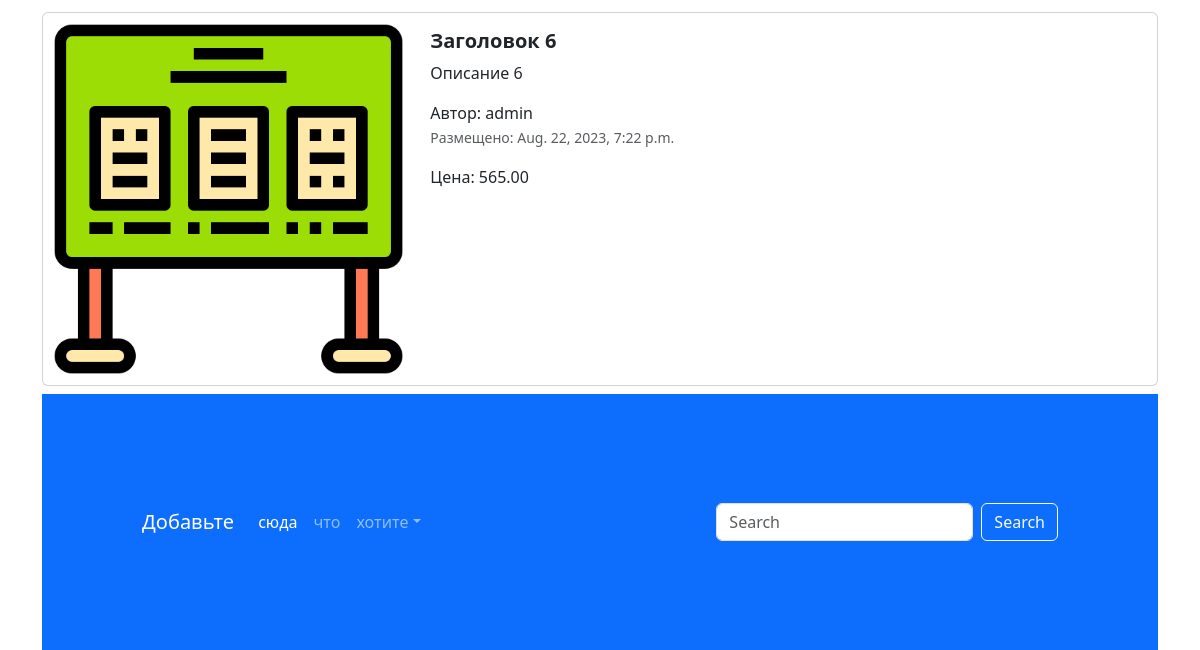
Before: / (lower part) with the older database file.
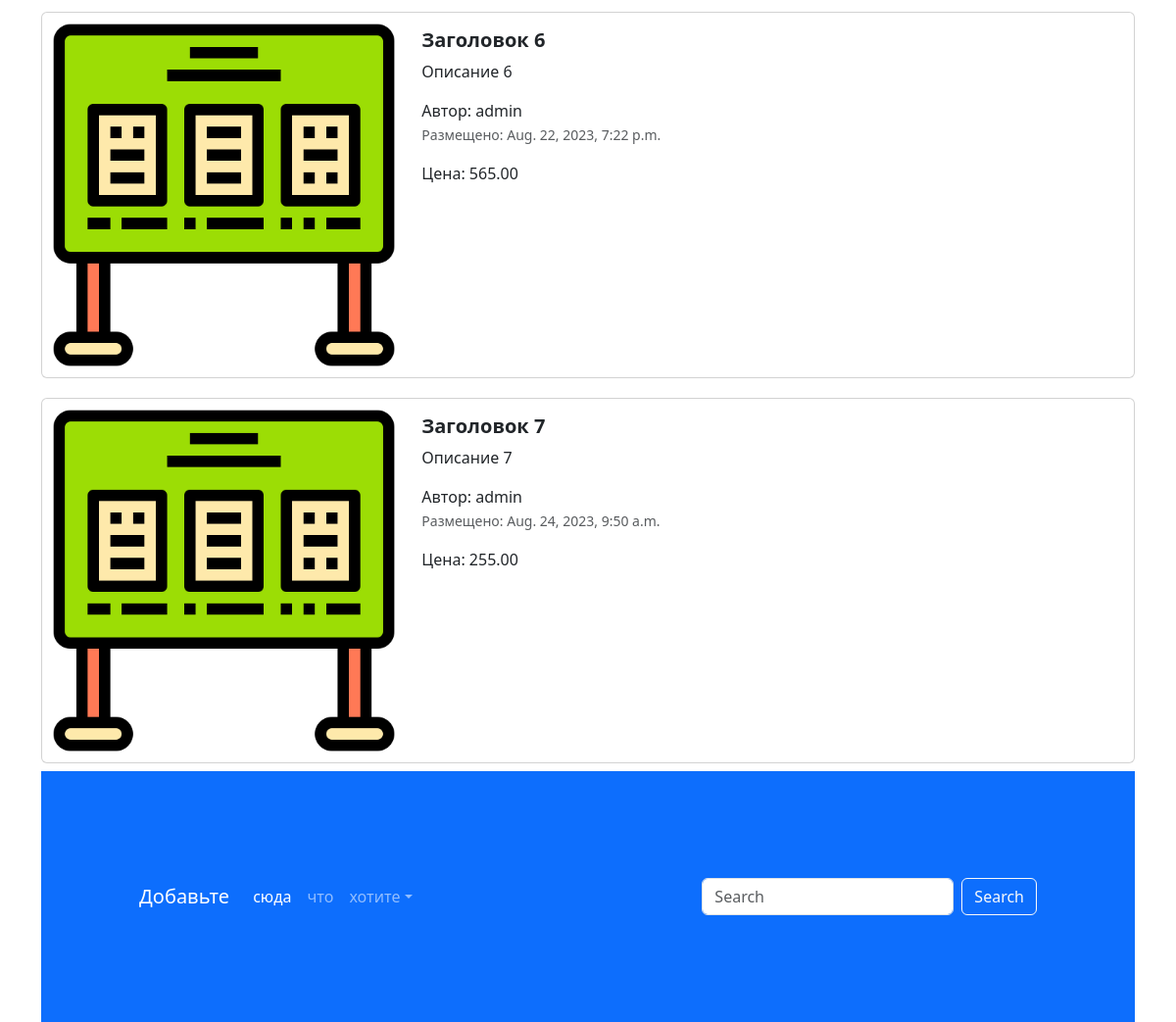
After: the same page with the newer database file.
### app_advertisements/models.py (models this page shows, shortened)
class Advertisement(models.Model):
    title=models.CharField("заголовок", max_length=128, validators=[validate_title])
    description=models.TextField("описание")
    price=models.DecimalField("цена", max_digits=10, decimal_places=2)
    auction=models.BooleanField("торг", help_text="отметьте, если торг уместен")
    create_at=models.DateTimeField(auto_now_add=True)
    update_at=models.DateTimeField(auto_now=True)
    user=models.ForeignKey(User, verbose_name='пользователь', on_delete=models.CASCADE)
    image=models.ImageField('изображение', upload_to='advertisements/')
    class Meta:
        db_table='advertisements'

### app_advertisements/views.py (the view)
# urls.py: path('', index, name='mane-page'),
def index(request):
    advertisements=Advertisement.objects.all()
    context={'advertisements': advertisements}
    return render(request, 'index.html', context)

### templates/index.html (shortened to what this page needs)
{% extends 'base.html' %}
{% load static %}
{% block content %}
<body>
<div class="container">
  {% for adv in advertisements %}
  <div class="col">
    <div class="card mb-2" style="max-width: 1200px; margin-top: 20px;">
      <div class="row g-0">
        <div class="col-md-4">
          <a href="advertisement.html" class="nav-link">
            <img src="{% static 'img/abs.png' %}" class="img-fluid rounded-start" alt="Card title">
          </a>
        </div>
        <div class="col-md-8">
          <div class="card-body">
            <h5 class="card-title">
              <a href="advertisement.html" class="nav-link"><strong>{{ adv.title}}</strong></a>
            </h5>
            <a href="advertisement.html" class="nav-link">
              <p class="card-text">
                {{ adv.description }}
              </p>
              <span>Автор: {{ adv.user }}</span>
              <p class="card-text"><small class="text-muted">Размещено: {{ adv.create_at}}</small></p>
              <span> Цена: {{adv.price }}</span>
            </a>
          </div>
        </div>
      </div>
    </div>
    {% endfor %}
<footer style="padding: 100px;" class="bg-primary">
  <nav class="navbar navbar-expand-sm navbar-dark">
    <a class="navbar-brand" href="#">Добавьте</a>
    <div class="collapse navbar-collapse" id="collapsibleNavId">
      <ul class="navbar-nav me-auto mt-2 mt-lg-0">
        <li class="nav-item">
          <a class="nav-link active" href="#" aria-current="page">сюда</a>
        </li>
        <li class="nav-item">
          <a class="nav-link" href="#">что</a>
        </li>
        <li class="nav-item dropdown">
          <a class="nav-link dropdown-toggle" href="#" id="dropdownId" data-bs-toggle="dropdown" aria-haspopup="true"
             aria-expanded="false">хотите</a>
        </li>
      </ul>
      <form class="d-flex my-2 my-lg-0">
        <input class="form-control me-sm-2" type="text" placeholder="Search">
        <button class="btn btn-outline-light my-2 my-sm-0" type="submit">Search</button>
      </form>
    </div>
  </nav>
</footer>
</body>
{% endblock %}

Changed rows visible on the page:
added Advertisement: title "Заголовок 7", description "Описание 7", user "admin", create_at "Aug. 24, 2023, 9:50 a.m.", price "255.00"
